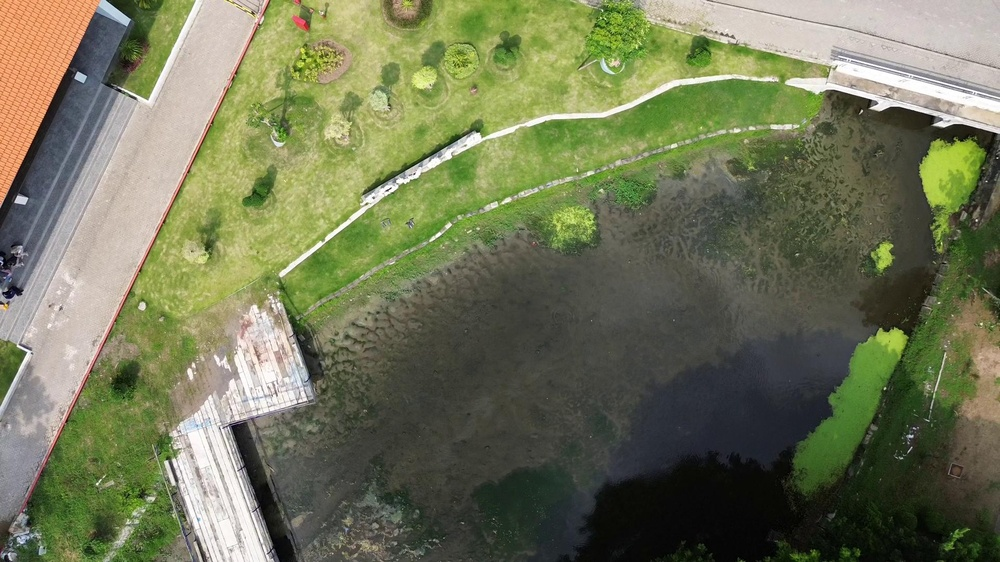
#> input picture featureExtraction/image1.jpg, 1000 x 562 px, shrunk from 1920 x 1080 before the run, found by its file name
$ python akaze.py
#> lines starting #> are read from the running program, lines starting #| are printed output that depends on the picture; after the words box and inside, x2 and y2 are one past the last pixel; in counts of white or black regions, pixels touching at a corner belong together
import cv2
import os

def draw_keypoints(image, keypoints, color=(0, 0, 0)):
    """Draw black dots on keypoints."""
    img_with_dots = image.copy()
    for kp in keypoints:
        x, y = int(kp.pt[0]), int(kp.pt[1])
        cv2.circle(img_with_dots, (x, y), 4, color, -1)
    return img_with_dots

def extract_and_draw_three_akaze(image_path1, image_path2, image_path3, output_dir="featureExtraction/output_akaze_dots"):
    # Read images
#> called with image_path1 = 'featureExtraction/image1.jpg', image_path2 = 'featureExtraction/image2.jpg', image_path3 = 'featureExtraction/image3.jpg', output_dir = 'featureExtraction/output_akaze_dots'
    imgs = [cv2.imread(p) for p in [image_path1, image_path2, image_path3]]
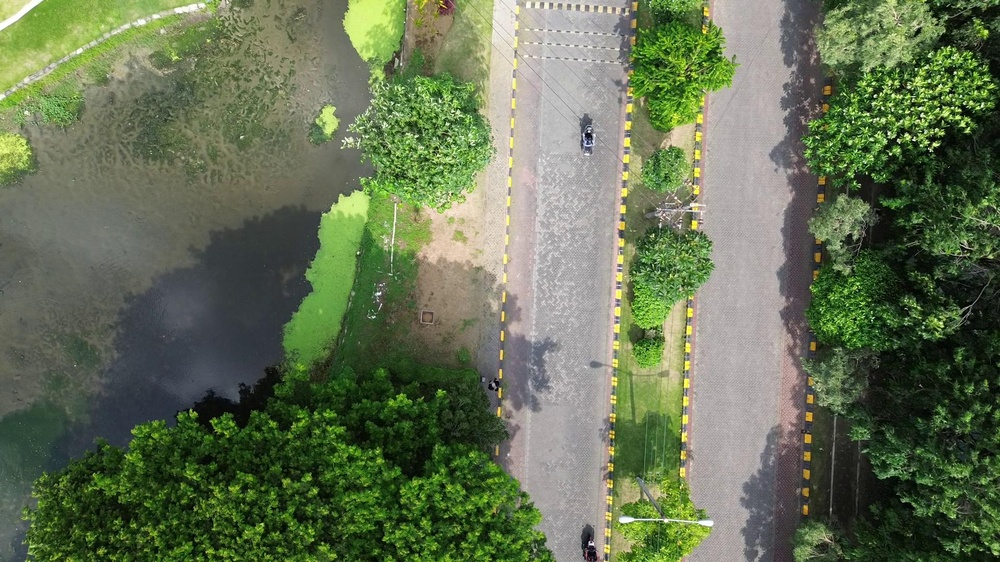
#> input picture featureExtraction/image2.jpg, 1000 x 562 px, shrunk from 1920 x 1080 before the run, found by its file name
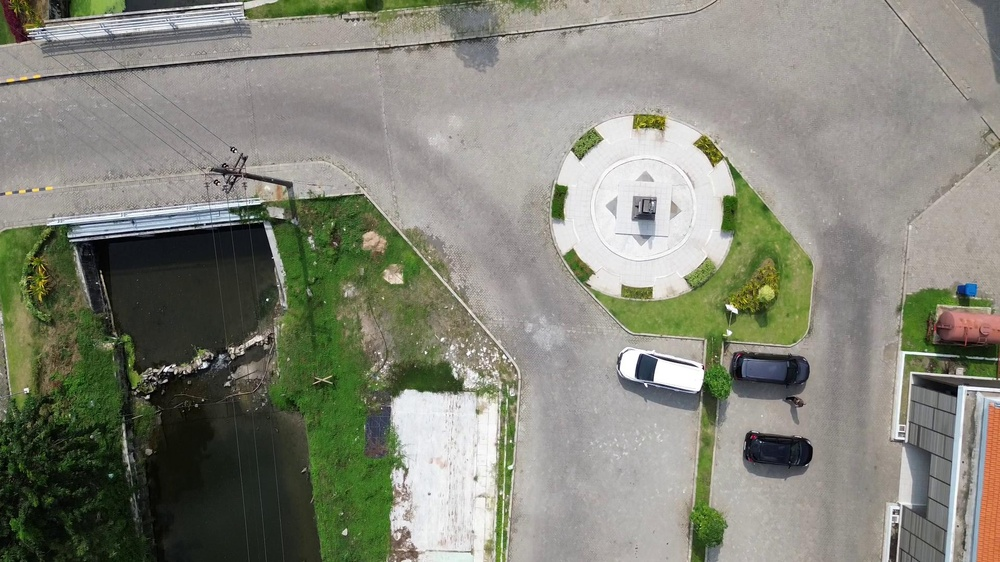
#> input picture featureExtraction/image3.jpg, 1000 x 562 px, shrunk from 1920 x 1080 before the run, found by its file name
#> imgs = 3 items
    if any(img is None for img in imgs):
        print("Failed to read one or more images.")
        return

    # Initialize AKAZE detector
    akaze = cv2.AKAZE_create()

    # Detect keypoints and descriptors
    kps_des = [akaze.detectAndCompute(img, None) for img in imgs]
#> kps_des = 3 items
    kps_list, des_list = zip(*kps_des)

    # Print total features
    for i, kp in enumerate(kps_list, 1):
        print(f"Total features in image{i}: {len(kp)}")
#> this loop made 3 passes
#| Total features in image1: 948
#| Total features in image2: 2214
#| Total features in image3: 1316

    # BFMatcher for AKAZE (Hamming)
    bf = cv2.BFMatcher(cv2.NORM_HAMMING, crossCheck=True)

    # Pairwise matches
    pair_indices = [(0,1), (1,2), (0,2)]
    matched_kps = [[] for _ in range(3)]  # Store matched keypoints per image

    for idx1, idx2 in pair_indices:
        matches = bf.match(des_list[idx1], des_list[idx2])
        matches = sorted(matches, key=lambda x: x.distance)
        matched_kps[idx1].extend([kps_list[idx1][m.queryIdx] for m in matches])
        matched_kps[idx2].extend([kps_list[idx2][m.trainIdx] for m in matches])
        print(f"Matches between image{idx1+1} and image{idx2+1}: {len(matches)}")
#> this loop made 3 passes
#> matches on passes 1 to 3: 395 matches, 486 matches, 324 matches
#| Matches between image1 and image2: 395
#| Matches between image2 and image3: 486
#| Matches between image1 and image3: 324

    # Draw keypoints as black dots
    img_dots = [draw_keypoints(imgs[i], matched_kps[i]) for i in range(3)]
#> in draw_keypoints, img_with_dots is the input picture: shape (562, 1000, 3); mean B, G, R 87.1, 117.8, 113.4
#> the loop in draw_keypoints, `for kp in keypoints:` made 719 passes
#> (kp, x, y) on passes 1 to 3: (keypoint at (872.8, 254.9), size 4.8, 872, 254), (keypoint at (935.8, 387.9), size 4.8, 935, 387), (keypoint at (828.8, 412.7), size 5.7, 828, 412)
#> after the loop in draw_keypoints, `for kp in keypoints:`:
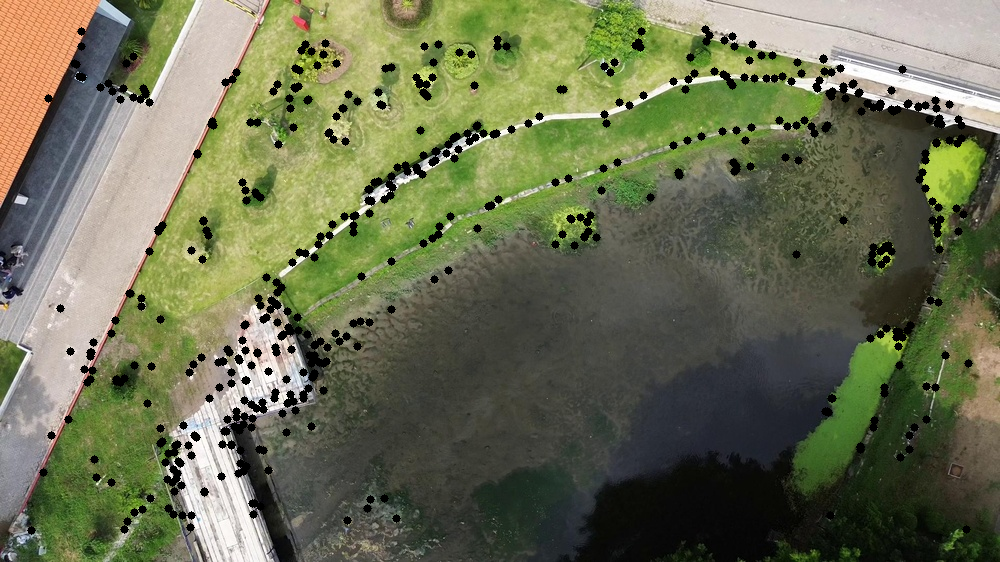
#> img_with_dots: shape (562, 1000, 3); 4.18% of pixels changed, all inside (x1, y1, x2, y2) = (27, 25, 973, 535)
#> call 2 of draw_keypoints, with color = (0, 0, 0)
#> in draw_keypoints, img_with_dots is the input picture: shape (562, 1000, 3); mean B, G, R 84.1, 114, 101.4
#> the loop in draw_keypoints (call 2), `for kp in keypoints:` made 881 passes
#> (kp, x, y) on passes 1 to 3: (keypoint at (317.8, 121.3), size 4.8, 317, 121), (keypoint at (392.4, 240.8), size 4.8, 392, 240), (keypoint at (309, 288.4), size 5.7, 308, 288)
#> after the loop in draw_keypoints (call 2), `for kp in keypoints:`:
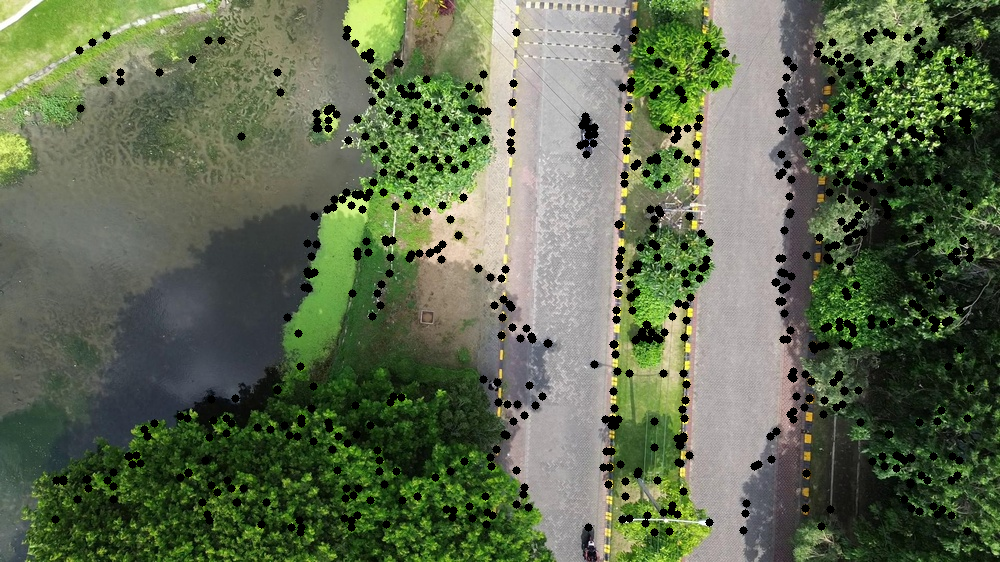
#> img_with_dots: shape (562, 1000, 3); 5.85% of pixels changed, all inside (x1, y1, x2, y2) = (51, 25, 975, 537)
#> call 3 of draw_keypoints, with color = (0, 0, 0)
#> in draw_keypoints, img_with_dots is the input picture: shape (562, 1000, 3); mean B, G, R 120.8, 133.6, 132.3
#> the loop in draw_keypoints (call 3), `for kp in keypoints:` made 810 passes
#> (kp, x, y) on passes 1 to 3: (keypoint at (413.4, 391.2), size 4.8, 413, 391), (keypoint at (652.3, 131.8), size 5.7, 652, 131), (keypoint at (406.3, 470.7), size 5.7, 406, 470)
#> after the loop in draw_keypoints (call 3), `for kp in keypoints:`:
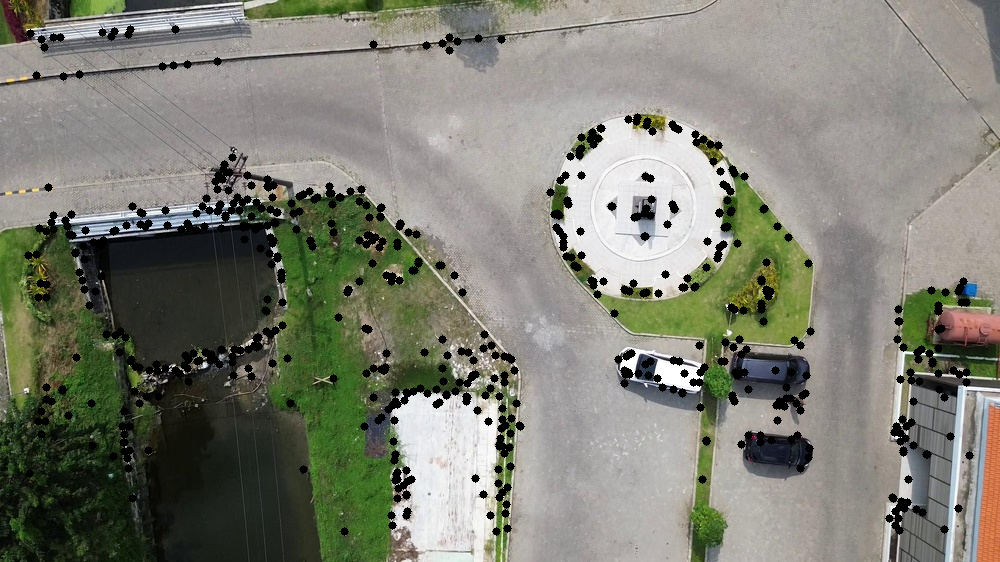
#> img_with_dots: shape (562, 1000, 3); 4.9% of pixels changed, all inside (x1, y1, x2, y2) = (24, 25, 974, 536)
#> img_dots = 3 items

    # Create output directory
    os.makedirs(output_dir, exist_ok=True)

    # Save output images
    for i, path in enumerate([image_path1, image_path2, image_path3]):
        base = os.path.splitext(os.path.basename(path))[0]
        cv2.imwrite(os.path.join(output_dir, f"dots_{base}.jpg"), img_dots[i])
        print(f"Saved: dots_{base}.jpg in {output_dir}")

# === Example Usage ===
extract_and_draw_three_akaze(
    "featureExtraction/image1.jpg",
    "featureExtraction/image2.jpg",
    "featureExtraction/image3.jpg"
)
